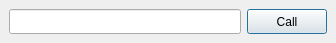
<ui version="4.0" >
 <class>PlaceCallWidget</class>
 <widget class="QWidget" name="PlaceCallWidget" >
  <property name="geometry" >
   <rect>
    <x>0</x>
    <y>0</y>
    <width>336</width>
    <height>43</height>
   </rect>
  </property>
  <property name="windowTitle" >
   <string>Form</string>
  </property>
  <layout class="QHBoxLayout" >
   <property name="margin" >
    <number>9</number>
   </property>
   <property name="spacing" >
    <number>6</number>
   </property>
   <item>
    <widget class="QLineEdit" name="phoneNumberLineEdit" >
     <property name="maximumSize" >
      <size>
       <width>16777215</width>
       <height>25</height>
      </size>
     </property>
     <property name="toolTip" >
      <string>Enter a phone number (e.g: 1234567890) or a sip address (e.g: sip:mysip@isbeautif.ul)</string>
     </property>
    </widget>
   </item>
   <item>
    <widget class="QPushButton" name="callButton" >
     <property name="maximumSize" >
      <size>
       <width>16777215</width>
       <height>25</height>
      </size>
     </property>
     <property name="text" >
      <string>Call</string>
     </property>
     <property name="autoDefault" >
      <bool>true</bool>
     </property>
     <property name="default" >
      <bool>true</bool>
     </property>
    </widget>
   </item>
  </layout>
 </widget>
 <resources/>
 <connections/>
</ui>
